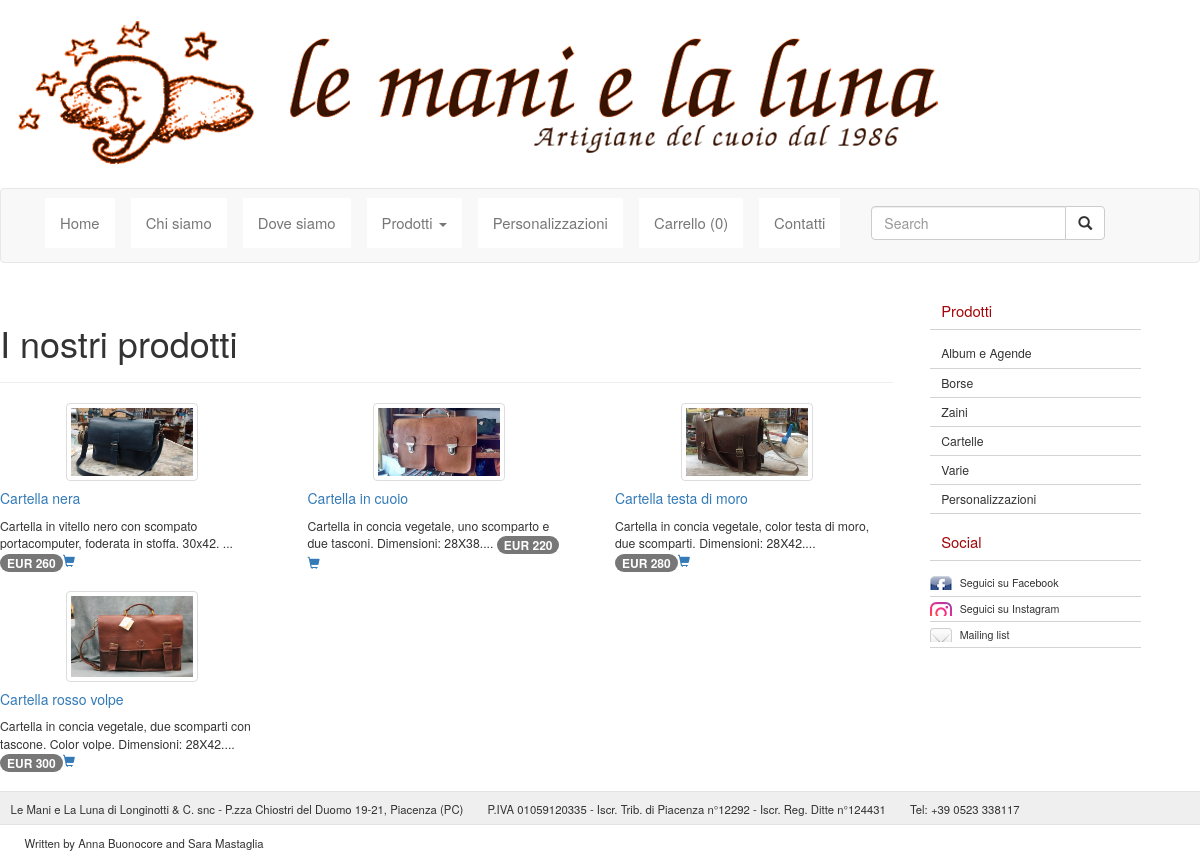
/Cartelle.php, run on the app's committed database.
### tables this page shows
CREATE TABLE `prodotti` (
  `idprodotti` int(11) NOT NULL,
  `categoria` varchar(45) DEFAULT NULL,
  `nome` varchar(45) NOT NULL,
  `descrizione` varchar(1000) DEFAULT NULL,
  `colore` varchar(45) DEFAULT NULL,
  `disponibile` int(100) DEFAULT NULL,
  `prezzo` float DEFAULT NULL,
  `foto` varchar(45) DEFAULT NULL,
  PRIMARY KEY (`idprodotti`),
  UNIQUE KEY `idprodotti_UNIQUE` (`idprodotti`)
);

### Cartelle.php (the view, shortened to what this page needs)
<?php
    if ($_SESSION["carrello"]=="") {
     $carrello=array();
    } else {
     $carrello=explode(" ",trim($_SESSION["carrello"]));
     $carrello=array_unique($carrello);
    }
   $connessione = new mysqli("localhost","root","root","maniluna");
   $query_prodotti = "SELECT * FROM prodotti WHERE categoria='4cartelle' ";
?>
<!doctype html>
<html>
<head>
		<link rel="stylesheet" href="css/style.css">
        <link rel="stylesheet" href="css/flexslider.css">
        <link rel="stylesheet" href="css/bootstrap.min.css">
        </head>
       <body>
       	<div id="logo">
					<img alt="logo" src="img/logo-trasparente.png">
					<img alt="titolo" src="img/scrittalogo.png">
				</div>
    <nav class="navbar navbar-default">
  <div class="container">
    <div class="collapse navbar-collapse" id="bs-example-navbar-collapse-1">
      <ul class="nav navbar-nav">
        <li><a href="index.php"> Home <span class="sr-only">(current)</span></a></li>
        <li> <a href="Chi_siamoLML.php"> Chi siamo </a></li>
        <li> <a href="dove_siamoLML.php"> Dove siamo </a></li>
        <li class="dropdown">
          <a class="dropdown-toggle" data-toggle="dropdown" role="button" aria-haspopup="true" aria-expanded="false"> Prodotti <span class="caret"></span></a>
          </li>
          <li><a href="PersonalizzazioniLML.php"> Personalizzazioni</a></li>
          <li><a href="carrelloLML.php"> Carrello (<?php echo count($carrello)?>)</a></li>
		  <li><a href="ContattiLML.php"> Contatti</a></li>
		<form class="navbar-form navbar-right" role="search" action="ricerca.php" method="post">
          <div class="input-group">
            <input name="ricerca" type="text" class="form-control" placeholder="Search">
            <span class="input-group-btn">
            <button class="btn btn-default" type="submit"><span class="glyphicon glyphicon-search" aria-hidden="true"></span></button>
            </span>
           </div>
       </form>
	   </ul>
    </div>
  </div>
</nav>
    <div class="row">
      <div id="colonna1" class="col-xs-12 col-sm-9 colonna">
        <div class="row">
          <div class="col-xs-12 colonna">
            <div class="page-header"><h1> I nostri prodotti </h1></div>
          </div>
        </div>
        <?php
        if (!($risultato = $connessione->query($query_prodotti)))
          die("Query sui prodotti fallita!");
        $i=1;
        while ($riga = $risultato->fetch_array()) {
          $idprodotti=$riga["idprodotti"];
          $nome = $riga["nome"];
          $descrizione=substr($riga["descrizione"],0,100)."...";
          $prezzo=$riga["prezzo"];
          $foto=$riga["foto"];
          if ($i==1) {
            echo "<div class='row'>";
          }
          echo "<div class='col-xs-4'>";
          echo "<article class='schedavg' data-src='".$foto."'>";
          echo "<a href='dettaglio_prodottoLML.php?id=$idprodotti'><img class='img-thumbnail prodotto' src='img/prodotti/$foto' alt=''/></a>";
          echo "<h5><a href='dettaglio_prodottoLML.php?id=$idprodotti'>$nome </a></h5>";
          echo "<p>$descrizione";
          echo " <span class='badge badge-success'>EUR $prezzo</span>";
          echo "<a href='aggiungicarrelloLML.php?id=$idprodotti'><span class='glyphicon glyphicon-shopping-cart' aria-hidden='true'></span></a>";
          echo "</p>";
          echo "</article>";
          echo "</div>";
          if ($i==3) {
            echo "</div>";
            $i=1;
          } else {
            $i++;
          }
        }
        if ($i!=1) {
          echo "</div>";
        }
        ?>
          </div>
  <div>
     <aside id="social-widget">
				<div class="widget categorie-widget" id="categorie">
					<h3>Prodotti</h3>
					<ul>
						<li>
							<a href="AlbumAgende.php">Album e Agende</a>
						</li>
						<li>
							<a href="Borse.php">Borse</a>
						</li>
						<li>
							<a href="Zaini.php">Zaini</a>
						</li>
						<li>
							<a href="Cartelle.php">Cartelle</a>
						</li>
						<li>
							<a href="Varie.php">Varie</a>
						</li>
						<li>
							<a href="PersonalizzazioniLML.php">Personalizzazioni</a>
						</li>
					</ul>
					<h3>Social</h3>
				<div class="widget social-widget" id="social">
					<ul>
                        <li>
							<a href="https://www.facebook.com/lemanielalunapiacenza/" id="facebook"> Seguici su Facebook </a>
						</li>
						<li>
							<a href="https://www.instagram.com/lemanielaluna/?hl=it" id="instagram"> Seguici su Instagram </a>
						</li>
						<li>
							<a href="#" id="mailinglist"> Mailing list </a>
						</li>
					</ul>
				</div>
				</div>
			</aside>
  </div>
	    <div>
			<footer>
				<ul id="legal">
					<li>
						Le Mani e La Luna di Longinotti &amp; C. snc - P.zza Chiostri del Duomo 19-21, Piacenza (PC) </li>
					<li> P.IVA 01059120335 - Iscr. Trib. di Piacenza n°12292 - Iscr. Reg. Ditte n°124431
					</li>
					<li>
						Tel: <a href="tel:+390523338117">+39 0523 338117</a>
					</li>
					<li>
						Written by Anna Buonocore and Sara Mastaglia
					</li>
				</ul>
			</footer>
		</div>
		</body>
</html>

### data on the page
prodotti: foto (picture), nome "Cartella nera", descrizione "Cartella in vitello nero con scompato portacomputer, foderata in stoffa. 30x42. ...", prezzo "260"
prodotti: foto (picture), nome "Cartella in cuoio", descrizione "Cartella in concia vegetale, uno scomparto e due tasconi. Dimensioni: 28X38....", prezzo "220"
prodotti: foto (picture), nome "Cartella testa di moro", descrizione "Cartella in concia vegetale, color testa di moro, due scomparti. Dimensioni: 28X42....", prezzo "280"
prodotti: foto (picture), nome "Cartella rosso volpe", descrizione "Cartella in concia vegetale, due scomparti con tascone. Color volpe. Dimensioni: 28X42....", prezzo "300"

### other printed values
count($carrello) "0"
